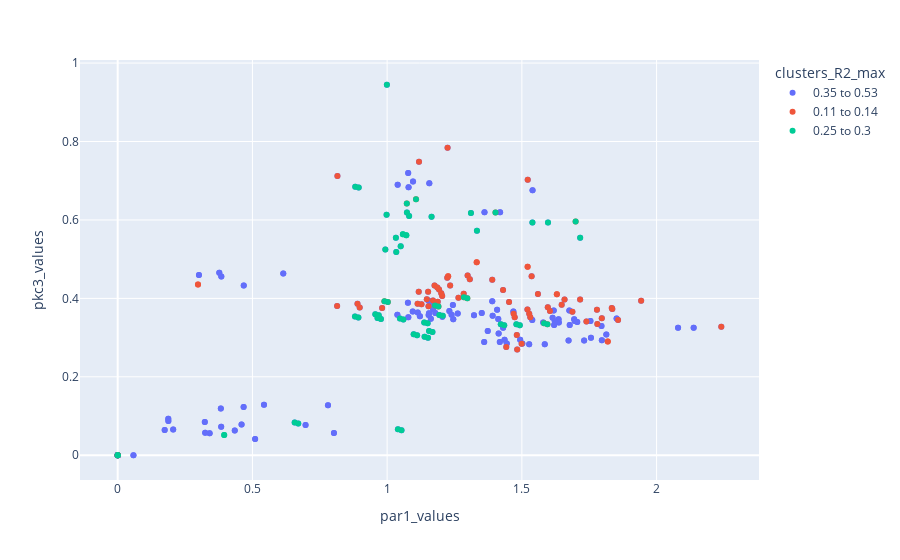

Write notebook code for a chart like this one.
### Code cell
fig = px.scatter(xy, x="par1_values", y="pkc3_values", color = 'clusters_R2_max',
                 hover_name="labels", hover_data=['par1_values', 'pkc3_values', 'R2'],
            
#                  trendline="ols", trendline_color_override='darkblue'
                 )


# fig.add_shape(type="line",
#     x0=0, y0=0, x1=2, y1=2,
#     line=dict(
#         color="LightSeaGreen",
#         width=4,
#         dash="dashdot",
#     )
# )
# fig.add_traces(px.scatter(xy, x="par1_values", y="pkc3_values", color = 'level_0_par1'))
# fig.add_trace(
#     go.Scatter(
#         mode='markers',
#         x=xy["par1_values"],
#         y=xy["pkc3_values"],
#         marker=dict(
#             color='LightSkyBlue',
#             opacity=0.0
#             ),

#         )
    
#     )

print(xy.pivot_table('R2',['level_0'],'clusters_R2_max').fillna(''))
fig.show()
fig.write_html("test_plot.html")

### Figure 1 — Plotly figure (JSON) as saved in the notebook; plotly's stock layout.template omitted (floating-point values rounded to 4 significant figures; data arrays with more than 128 entries replaced by an {"elided": "..."} marker saying what was removed)
{"data": [{"customdata": {"elided": "294x3 float values"}, "hovertemplate": "<b>%{hovertext}</b><br><br>clusters_R2_max=0.35 to 0.53<br>par1_values=%{customdata[0]}<br>pkc3_values=%{customdata[1]}<br>R2=%{customdata[2]}<extra></extra>", "hovertext": {"elided": "294 str values"}, "legendgroup": "0.35 to 0.53", "marker": {"color": "#636efa", "symbol": "circle"}, "mode": "markers", "name": "0.35 to 0.53", "showlegend": true, "type": "scatter", "x": {"elided": "294 float values"}, "xaxis": "x", "y": {"elided": "294 float values"}, "yaxis": "y"}, {"customdata": {"elided": "84x3 float values"}, "hovertemplate": "<b>%{hovertext}</b><br><br>clusters_R2_max=0.11 to 0.14<br>par1_values=%{customdata[0]}<br>pkc3_values=%{customdata[1]}<br>R2=%{customdata[2]}<extra></extra>", "hovertext": ["a_suum a_loa", "a_suum a_suum", "a_suum b_malayi", "a_suum c_brenneri", "a_suum c_briggsae", "a_suum c_elegans", "a_suum c_inopinata", "a_suum c_japonica", "a_suum c_panamensis", "a_suum d_coronatus", "a_suum d_pachys", "a_suum o_tipulae", "a_suum o_volvulus", "a_suum p_arcanus", "a_suum p_entomophagus", "a_suum p_japonicus", "a_suum p_mayer", "a_suum p_redivivus", "a_suum p_univalens", "a_suum s_digitata", "a_suum s_scapterisci", "o_tipulae a_loa", "o_tipulae a_suum", "o_tipulae b_malayi", "o_tipulae c_brenneri", "o_tipulae c_briggsae", "o_tipulae c_elegans", "o_tipulae c_inopinata", "o_tipulae c_japonica", "o_tipulae c_panamensis", "o_tipulae d_coronatus", "o_tipulae d_pachys", "o_tipulae o_tipulae", "o_tipulae o_volvulus", "o_tipulae p_arcanus", "o_tipulae p_entomophagus", "o_tipulae p_japonicus", "o_tipulae p_mayer", "o_tipulae p_redivivus", "o_tipulae p_univalens", "o_tipulae s_digitata", "o_tipulae s_scapterisci", "p_univalens a_loa", "p_univalens a_suum", "p_univalens b_malayi", "p_univalens c_brenneri", "p_univalens c_briggsae", "p_univalens c_elegans", "p_univalens c_inopinata", "p_univalens c_japonica", "p_univalens c_panamensis", "p_univalens d_coronatus", "p_univalens d_pachys", "p_univalens o_tipulae", "p_univalens o_volvulus", "p_univalens p_arcanus", "p_univalens p_entomophagus", "p_univalens p_japonicus", "p_univalens p_mayer", "p_univalens p_redivivus", "p_univalens p_univalens", "p_univalens s_digitata", "p_univalens s_scapterisci", "s_scapterisci a_loa", "s_scapterisci a_suum", "s_scapterisci b_malayi", "s_scapterisci c_brenneri", "s_scapterisci c_briggsae", "s_scapterisci c_elegans", "s_scapterisci c_inopinata", "s_scapterisci c_japonica", "s_scapterisci c_panamensis", "s_scapterisci d_coronatus", "s_scapterisci d_pachys", "s_scapterisci o_tipulae", "s_scapterisci o_volvulus", "s_scapterisci p_arcanus", "s_scapterisci p_entomophagus", "s_scapterisci p_japonicus", "s_scapterisci p_mayer", "s_scapterisci p_redivivus", "s_scapterisci p_univalens", "s_scapterisci s_digitata", "s_scapterisci s_scapterisci"], "legendgroup": "0.11 to 0.14", "marker": {"color": "#EF553B", "symbol": "circle"}, "mode": "markers", "name": "0.11 to 0.14", "showlegend": true, "type": "scatter", "x": [1.499, 0, 1.442, 1.536, 1.299, 1.223, 1.307, 1.224, 1.39, 1.176, 1.234, 1.332, 1.483, 1.943, 1.285, 1.56, 1.297, 1.402, 0.298, 1.481, 1.521, 1.204, 1.332, 1.147, 1.127, 0.8899, 0.8144, 0.8981, 0.8155, 0.9813, 1.469, 1.527, 0, 1.188, 1.648, 0.9899, 1.265, 1.003, 1.107, 1.63, 1.186, 1.226, 1.797, 0.298, 1.74, 1.834, 1.596, 1.521, 1.604, 1.522, 1.688, 1.473, 1.531, 1.63, 1.78, 2.24, 1.582, 1.857, 1.595, 1.7, 0, 1.779, 1.819, 1.17, 1.521, 1.113, 1.43, 1.193, 1.117, 1.201, 1.118, 1.284, 1.658, 1.716, 1.226, 1.154, 1.836, 1.178, 1.453, 1.19, 1.073, 1.819, 1.152, 0], "xaxis": "x", "y": [0.2843, 0, 0.276, 0.4567, 0.4583, 0.4526, 0.4488, 0.7838, 0.4473, 0.4329, 0.4329, 0.4919, 0.2696, 0.3937, 0.4026, 0.4113, 0.4002, 0.6187, 0.4352, 0.3064, 0.4808, 0.4059, 0.4919, 0.3976, 0.3848, 0.3865, 0.3808, 0.377, 0.7119, 0.3754, 0.361, 0.361, 0, 0.3912, 0.3841, 0.393, 0.4016, 0.3906, 0.6528, 0.4107, 0.4279, 0.4563, 0.3492, 0.4352, 0.3409, 0.3755, 0.3772, 0.3715, 0.3677, 0.7027, 0.3662, 0.3517, 0.3517, 0.4107, 0.3345, 0.3274, 0.3363, 0.3449, 0.3339, 0.5961, 0, 0.3712, 0.2901, 0.3948, 0.4808, 0.3865, 0.4211, 0.4228, 0.4171, 0.4133, 0.7483, 0.4118, 0.3973, 0.3973, 0.4563, 0.3801, 0.3729, 0.3819, 0.3905, 0.3795, 0.6417, 0.2901, 0.4168, 0], "yaxis": "y"}, {"customdata": {"elided": "63x3 float values"}, "hovertemplate": "<b>%{hovertext}</b><br><br>clusters_R2_max=0.25 to 0.3<br>par1_values=%{customdata[0]}<br>pkc3_values=%{customdata[1]}<br>R2=%{customdata[2]}<extra></extra>", "hovertext": ["p_entomophagus a_loa", "p_entomophagus a_suum", "p_entomophagus b_malayi", "p_entomophagus c_brenneri", "p_entomophagus c_briggsae", "p_entomophagus c_elegans", "p_entomophagus c_inopinata", "p_entomophagus c_japonica", "p_entomophagus c_panamensis", "p_entomophagus d_coronatus", "p_entomophagus d_pachys", "p_entomophagus o_tipulae", "p_entomophagus o_volvulus", "p_entomophagus p_arcanus", "p_entomophagus p_entomophagus", "p_entomophagus p_japonicus", "p_entomophagus p_mayer", "p_entomophagus p_redivivus", "p_entomophagus p_univalens", "p_entomophagus s_digitata", "p_entomophagus s_scapterisci", "p_mayer a_loa", "p_mayer a_suum", "p_mayer b_malayi", "p_mayer c_brenneri", "p_mayer c_briggsae", "p_mayer c_elegans", "p_mayer c_inopinata", "p_mayer c_japonica", "p_mayer c_panamensis", "p_mayer d_coronatus", "p_mayer d_pachys", "p_mayer o_tipulae", "p_mayer o_volvulus", "p_mayer p_arcanus", "p_mayer p_entomophagus", "p_mayer p_japonicus", "p_mayer p_mayer", "p_mayer p_redivivus", "p_mayer p_univalens", "p_mayer s_digitata", "p_mayer s_scapterisci", "p_redivivus a_loa", "p_redivivus a_suum", "p_redivivus b_malayi", "p_redivivus c_brenneri", "p_redivivus c_briggsae", "p_redivivus c_elegans", "p_redivivus c_inopinata", "p_redivivus c_japonica", "p_redivivus c_panamensis", "p_redivivus d_coronatus", "p_redivivus d_pachys", "p_redivivus o_tipulae", "p_redivivus o_volvulus", "p_redivivus p_arcanus", "p_redivivus p_entomophagus", "p_redivivus p_japonicus", "p_redivivus p_mayer", "p_redivivus p_redivivus", "p_redivivus p_univalens", "p_redivivus s_digitata", "p_redivivus s_scapterisci"], "legendgroup": "0.25 to 0.3", "marker": {"color": "#00cc96", "symbol": "circle"}, "mode": "markers", "name": "0.25 to 0.3", "showlegend": true, "type": "scatter", "x": [1.156, 1.285, 1.098, 1.194, 0.9562, 0.8806, 0.9643, 0.8817, 1.048, 1.422, 1.48, 0.9899, 1.139, 1.04, 0, 0.6568, 0.3953, 1.058, 1.582, 1.138, 1.178, 1.168, 1.297, 1.111, 1.206, 0.9689, 0.8933, 0.977, 0.8944, 1.06, 1.434, 1.492, 1.003, 1.152, 1.053, 0.3953, 0.6701, 0, 1.071, 1.595, 1.15, 1.19, 1.05, 1.402, 0.9933, 1.311, 1.074, 0.998, 1.082, 0.999, 1.165, 1.539, 1.597, 1.107, 1.034, 1.716, 1.058, 1.333, 1.071, 0, 1.7, 1.032, 1.073], "xaxis": "x", "y": [0.3167, 0.4026, 0.3084, 0.3578, 0.3594, 0.3538, 0.3499, 0.6849, 0.3484, 0.334, 0.334, 0.393, 0.302, 0.06598, 0, 0.08354, 0.05159, 0.5635, 0.3363, 0.3387, 0.3819, 0.3143, 0.4002, 0.306, 0.3554, 0.357, 0.3514, 0.3475, 0.6825, 0.346, 0.3316, 0.3316, 0.3906, 0.2996, 0.06358, 0.05159, 0.08113, 0, 0.5611, 0.3339, 0.3363, 0.3795, 0.5327, 0.6187, 0.5244, 0.6176, 0.6192, 0.6135, 0.6097, 0.9447, 0.6082, 0.5938, 0.5938, 0.6528, 0.518, 0.5546, 0.5635, 0.5722, 0.5611, 0, 0.5961, 0.5548, 0.6417], "yaxis": "y"}], "layout": {"legend": {"title": {"text": "clusters_R2_max"}, "tracegroupgap": 0}, "margin": {"t": 60}, "xaxis": {"anchor": "y", "domain": [0, 1], "title": {"text": "par1_values"}}, "yaxis": {"anchor": "x", "domain": [0, 1], "title": {"text": "pkc3_values"}}}}
